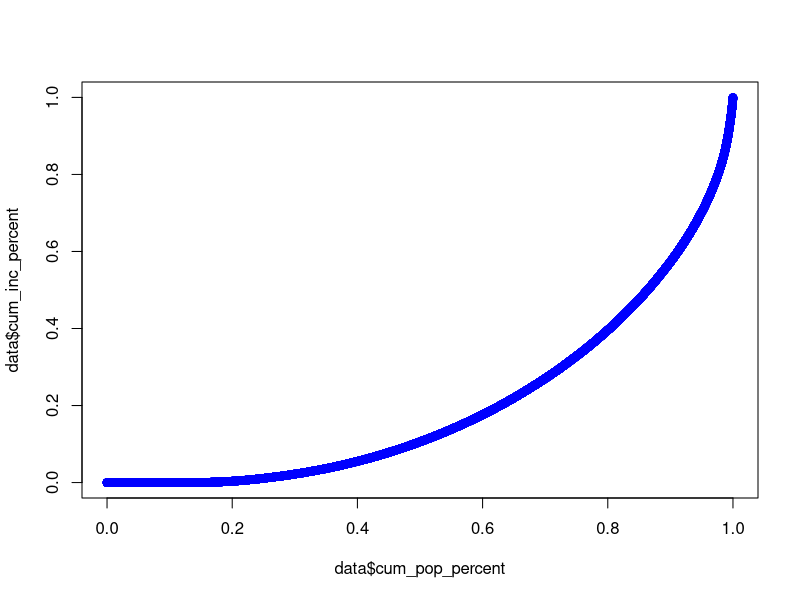
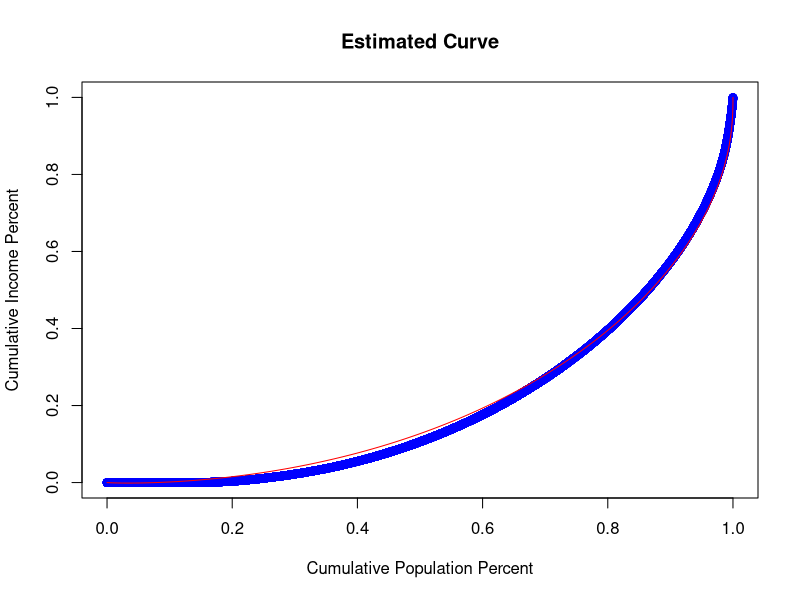

Recreate these plots in R, in order.
## ---- chunk 1

library("haven")
library("ggplot2")
library("dplyr")

data <- read_dta("usa_00001.dta")


data <- data %>% filter(inctot <= 9999998)
 
#order the data from least to greatest
data <- data[order(data$inctot), ]

#create a variable for the row numbe 
data$observation_number <- 1:nrow(data)

#find the sum of total income so we can claculate the percentage of the total each person earns
min_income <- min(data$inctot)
data$inctot_adj <- data$inctot # - min_income

min_income_adj <- min(data$inctot_adj)

total_inc <- sum(data$inctot_adj)

#create a new variable to store the percentage contribution of each observation
data$inc_percent <- (data$inctot_adj / total_inc)

#make a variable to hold the cumulative percentage 
data$cum_inc_percent <- cumsum(data$inc_percent)

#make a variable that stores the percentage of the total sample each observation makes up:e 1/N where
data$pop_percent <- (1/nrow(data))

data$cum_pop_percent <- cumsum(data$pop_percent)

#plot the chart
plot(data$cum_pop_percent, data$cum_inc_percent, type = "b", col = "blue")

# Add grid lines



## ---- chunk 2
#adjust data so there are no negatives 
# Cap values at 1
data$cum_inc_percent[data$cum_inc_percent > 1] <- 1
data$cum_pop_percent[data$cum_pop_percent > 1] <- 1

lorenz_model<- nls(cum_inc_percent ~ cum_pop_percent - a * cum_pop_percent^a * (1 - cum_pop_percent)^beta, 
                        data = data,
                        start = list(a = 0.5, beta = 0.5),  # Starting values for parameters
                        lower = c(a = -10, beta = -10),  # Lower bounds to ensure positivity
                        upper = c(a = 10, beta = 10), # Upper bounds
                        algorithm = "port")  # Port algorithm for bounded fitting
# Starting values for k and P

# View the summary of the model
summary(lorenz_model)

RSS <- sum(residuals(lorenz_model)^2)  # Residual sum of squares
TSS <- sum((data$cum_inc_percent - mean(data$cum_inc_percent))^2)  # Total sum of squares
R2 <- 1 - (RSS / TSS)  # R-squared
print(R2)


data$fitted_values_new <- predict(lorenz_model)

# Plot the actual data vs. the fitted curve
plot(data$cum_pop_percent, data$cum_inc_percent, type = "p", col = "blue", main = "Estimated Curve", xlab = "Cumulative Population Percent", ylab = "Cumulative Income Percent")
lines(data$cum_pop_percent, data$fitted_values_new, col = "red")



## ---- chunk 3
# Define the fitted Lorenz curve function based on the estimated parameters a and beta
lorenz_function <- function(x, a, beta) {
  x - a * x^a * (1 - x)^beta
}

# Get the estimated parameters from your model
a_estimate <- coef(lorenz_model)["a"]
beta_estimate <- coef(lorenz_model)["beta"]

# Define the function to integrate
gini_integrand <- function(x) {
  x - lorenz_function(x, a_estimate, beta_estimate)
}

# Numerically integrate the function from 0 to 1
gini_result <- integrate(gini_integrand, lower = 0, upper = 1)

# Calculate the Gini coefficient
Gini_coefficient <- 1 - 2 * gini_result$value

# Print the Gini coefficient
print(Gini_coefficient)


